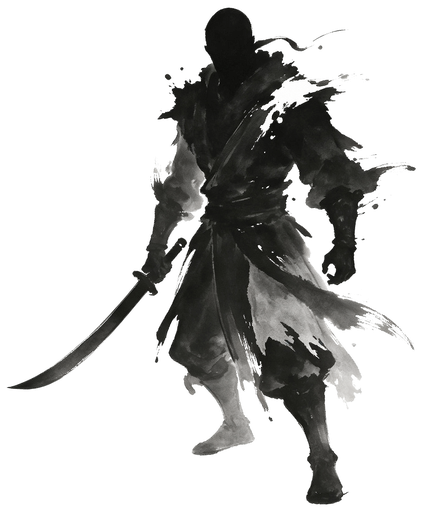
#> input picture assets/enemies/ENE_BLADE_walk_01.png, 423 x 512 px
$ python -i art_pipeline.py   (imports and definitions only)
#> lines starting #> are read from the running program, lines starting #| are printed output that depends on the picture
from __future__ import annotations

import argparse, json, re, shutil, sys
from datetime import datetime, timezone
from pathlib import Path
from PIL import Image

ROOT = Path(__file__).resolve().parents[1]
ACTOR = "ink_blade"
DIRECTIONS = ("N", "E", "S")
NAME = re.compile(r"^(ink_blade)_(body)_(walk)_(N|E|S)_(\d{2})\.png$")
OUTPUTS = ROOT / "art/comfyui/outputs/ink_blade"
STAGING = ROOT / "art/staging/actors/ink_blade"
APPROVED = STAGING / "approved"
RUNTIME = ROOT / "assets/actors/enemies/ink_blade/runtime/body/walk"
SOURCE = ROOT / "assets/actors/enemies/ink_blade/source/body/walk"
MANIFEST = ROOT / "assets/actors/enemies/ink_blade/actor.manifest.json"
REPORT = ROOT / "art/reports/ink_blade_pipeline.json"
CANVAS = (362, 201)
FIXTURE_CANVAS = (548, 512)
FOOT_PIVOT = {"x": .5, "y": .88}

# [78 lines left out: functions scan, inspect, grouped, frame_gaps, report, stage and 1 more, not called in this run]

def normalize(src: Path, dst: Path):
#> called with src = '../assets/enemies/ENE_BLADE_walk_01.png', dst = 'out.png'
    with Image.open(src) as raw:
#> raw is the input picture: PIL image 423x512 RGBA; mean R, G, B, A 15.9, 15.8, 14.5, 66.6
        im = raw.convert("RGBA")
        alpha = im.getchannel("A"); bbox = alpha.getbbox()
#> after `alpha = im.getchannel('A')`:
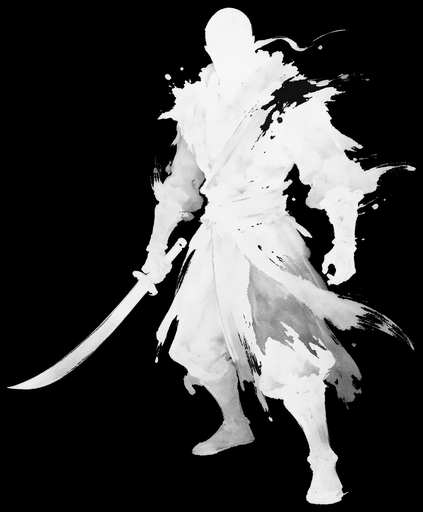
#> alpha: PIL image 423x512 L; min 0, max 255, mean 66.6
#> after `bbox = alpha.getbbox()`: bbox = (4, 5, 418, 507)
        if not bbox: raise ValueError("empty frame " + src.name)
        crop = im.crop(bbox)
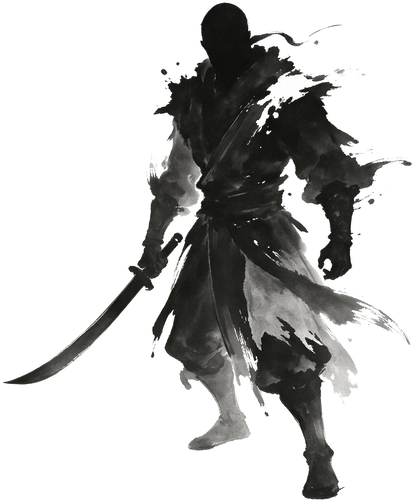
#> crop: PIL image 414x502 RGBA; mean R, G, B, A 16.5, 16.5, 15.1, 69.4; transparent parts drawn white
        scale = min(CANVAS[0] / crop.width, (CANVAS[1] * .88) / crop.height, 1.0)
#> scale = 0.352
        if scale < 1: crop = crop.resize((max(1,round(crop.width*scale)),max(1,round(crop.height*scale))), Image.Resampling.LANCZOS)
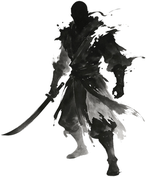
#> crop: PIL image 146x177 RGBA; mean R, G, B, A 17.4, 17.3, 15.7, 69.7; transparent parts drawn white
        out = Image.new("RGBA", CANVAS, (0,0,0,0))
#> out: PIL image 362x201 RGBA; every value is 0
        foot_x = round(CANVAS[0]*FOOT_PIVOT["x"]); foot_y = round(CANVAS[1]*FOOT_PIVOT["y"])
        out.alpha_composite(crop, (foot_x-crop.width//2, foot_y-crop.height))
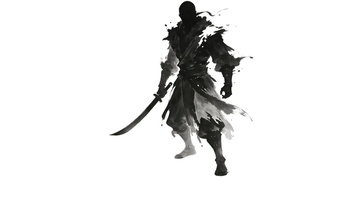
#> out: PIL image 362x201 RGBA; mean R, G, B, A 6.2, 6.1, 5.6, 24.8; transparent parts drawn white
#> (the run stopped early here; a loop or call above may not have finished)

$ run again, on assets/enemies/ENE_BLADE_walk_06.png
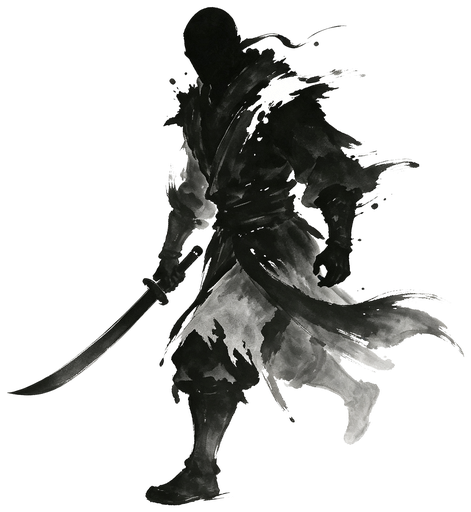
#> input picture assets/enemies/ENE_BLADE_walk_06.png, 471 x 512 px
#> in normalize, raw is the input picture: PIL image 471x512 RGBA; mean R, G, B, A 13.5, 13.9, 12.2, 63.2
#> in normalize, `alpha = im.getchannel('A')`:
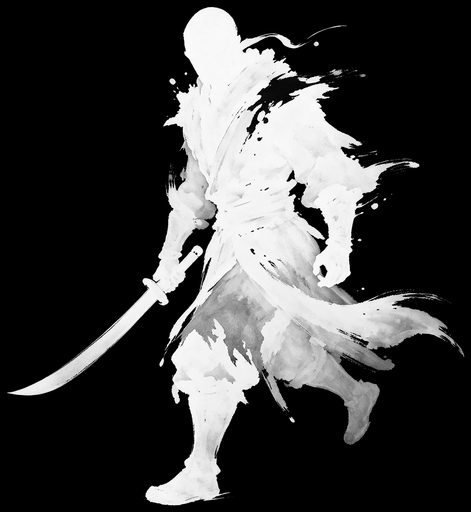
#> alpha: PIL image 471x512 L; min 0, max 255, mean 63.2
#> bbox = (6, 4, 467, 508)
#> in normalize, `out.alpha_composite(crop, (foot_x-crop.width//2, foot_y-crop.height))`:
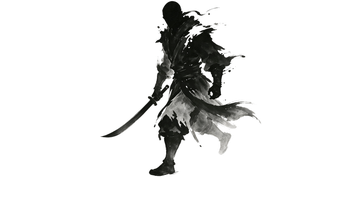
#> out: PIL image 362x201 RGBA; mean R, G, B, A 5.9, 6.1, 5.3, 26; transparent parts drawn white
